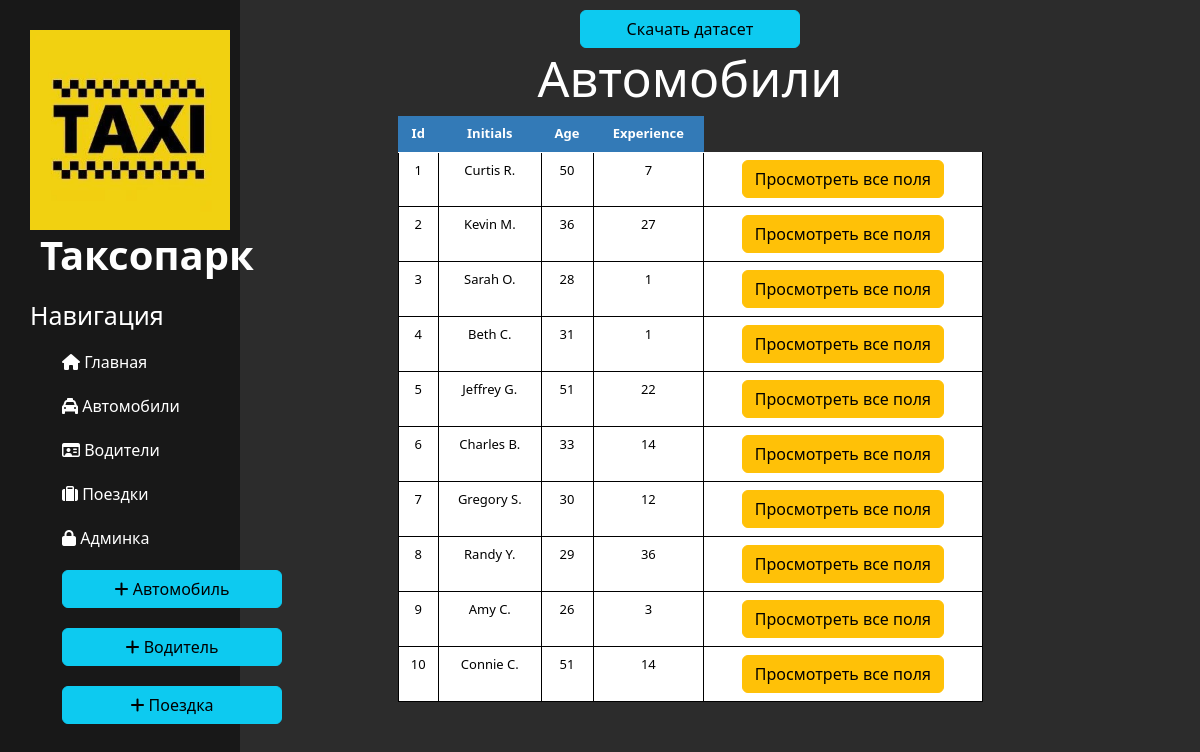
The page /data/drivers/ on the database its author committed.
### data/models.py (models this page shows, shortened)
class Driver(Model):
    id = IntegerField(primary_key=True)
    initials = TextField()
    age = IntegerField()
    experience = IntegerField()
    class Meta:
        verbose_name = 'Водитель'
        verbose_name_plural = 'Водители'

### data/views.py (the view)
# urls.py: path('drivers/', views.drivers_home, name='drivers_home'),
def drivers_home(request):
    drivers = Driver.objects.all().order_by('id')
    return render(request, 'data/drivers_home.html', {'drivers': drivers})

### data/templates/data/drivers_home.html (shortened to what this page needs)
{% extends 'main/layout.html' %}
{% block content %}
<a href="{% url 'drivers_download' %}" class="btn btn-info">Скачать датасет</a>
<div class="features">
    <h1>Автомобили</h1>
    {% if drivers %}
        <table class="table">
            <tr>
                <th>Id</th>
                <th>Initials</th>
                <th>Age</th>
                <th>Experience</th>
            </tr>
            {% for driver in drivers %}
                <tr>
                    <td>{{ driver.id }}</td>
                    <td>{{ driver.initials }}</td>
                    <td>{{ driver.age }}</td>
                    <td>{{ driver.experience }}</td>
                    <td><a href="{% url 'driver_details' driver.id %}" class="btn btn-warning">Просмотреть все поля</a></td>
                </tr>
            {% endfor %}
        </table>
    {% else %}
        <p>У вас нет записей!</p>
    {% endif %}
</div>
{% endblock %}

### main/templates/main/layout.html (shortened to what this page needs)
{% load static %}
<!doctype html>
<html lang="en">
<head>
    <link rel="stylesheet" href="https://cdn.jsdelivr.net/npm/bootstrap@5.3.3/dist/css/bootstrap.min.css">
    <link rel="stylesheet" href="{% static 'main/css/main.css' %}">
</head>
<body>
    <aside>
       <img src="{% static 'main/img/taxi.png' %}" alt="Лого">
       <span class="logo">Таксопарк</span>
       <h3>Навигация</h3>
      <ul>
          <a href="{% url 'home' %}"><li><i class="fa-solid fa-house"></i> Главная</li></a>
          <a href="{% url 'cars_home' %}"><li><i class="fa-solid fa-taxi"></i> Автомобили</li></a>
          <a href="{% url 'drivers_home' %}"><li><i class="fa-regular fa-id-card"></i> Водители</li></a>
          <a href="{% url 'trips_home' %}"><li><i class="fa-solid fa-suitcase"></i> Поездки</li></a>
          <a href="{% url 'admin:index' %}"><li><i class="fa-solid fa-lock"></i> Админка</li></a>
          <a href="{% url 'car_create' %}"><li><button class="btn btn-info"><i class="fa-solid fa-plus"></i> Автомобиль</button></li></a>
          <a href="{% url 'driver_create' %}"><li><button class="btn btn-info"><i class="fa-solid fa-plus"></i> Водитель</button></li></a>
          <a href="{% url 'trip_create' %}"><li><button class="btn btn-info"><i class="fa-solid fa-plus"></i> Поездка</button></li></a>
      </ul>
    </aside>
    <main>
        {% block content %}
        {% endblock %}
    </main>
</body>

### main/static/main/css/main.css (style rules this page uses)
body { background: #2c2c2c; }
aside { float: left; background: #181818; width: 20%; padding: 2.5%; height: 105vh; color: #fff; border-right: 5px solid 4d4d4d; }
aside img { width: 200px; float: left; }
aside .logo { font-size: 40px; margin-left: 10px; font-weight: bold; position: relative; top: -5px; }
aside h3 { margin-top: 10px; font-size: 25px; }
aside ul { list-style: none; }
aside ul li { color: #fff; display: block; margin-top: 20px; transition: transform .5s ease; }
.btn-info { width: 220px; }
main { float: left; color: #fff; margin-top: 10px; text-align: center; width: 75%; }
main h1 { font-size: 50px; }
.table { font-size: 13px; text-align: center; width: 65%; margin: auto }
.table th { background-color: #337ab7; color: white; }
.table tr { border: none }
.table td { border-right: solid 1px #000; border-left: solid 1px; }

### main/templates/main/layout.html (style rules this page uses)
a { text-decoration: none; }

### rows shown on the page
Driver: id "1", initials "Curtis R.", age "50", experience "7"
Driver: id "2", initials "Kevin M.", age "36", experience "27"
Driver: id "3", initials "Sarah O.", age "28", experience "1"
Driver: id "4", initials "Beth C.", age "31", experience "1"
Driver: id "5", initials "Jeffrey G.", age "51", experience "22"
Driver: id "6", initials "Charles B.", age "33", experience "14"
Driver: id "7", initials "Gregory S.", age "30", experience "12"
Driver: id "8", initials "Randy Y.", age "29", experience "36"
Driver: id "9", initials "Amy C.", age "26", experience "3"
Driver: id "10", initials "Connie C.", age "51", experience "14"
